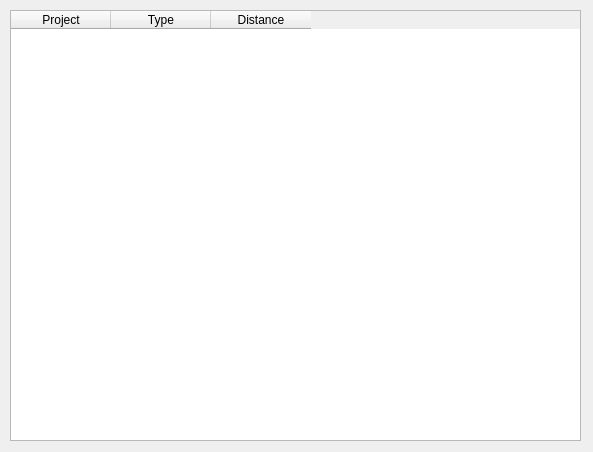
<?xml version="1.0" encoding="UTF-8"?>
<ui version="4.0">
 <class>dlgImpacts</class>
 <widget class="QDialog" name="dlgImpacts">
  <property name="geometry">
   <rect>
    <x>0</x>
    <y>0</y>
    <width>593</width>
    <height>452</height>
   </rect>
  </property>
  <property name="windowTitle">
   <string>Impacts Table</string>
  </property>
  <widget class="QTableWidget" name="tableWidget">
   <property name="geometry">
    <rect>
     <x>10</x>
     <y>10</y>
     <width>571</width>
     <height>431</height>
    </rect>
   </property>
   <property name="alternatingRowColors">
    <bool>true</bool>
   </property>
   <column>
    <property name="text">
     <string>Project</string>
    </property>
   </column>
   <column>
    <property name="text">
     <string>Type</string>
    </property>
   </column>
   <column>
    <property name="text">
     <string>Distance</string>
    </property>
   </column>
  </widget>
 </widget>
 <resources/>
 <connections/>
</ui>
